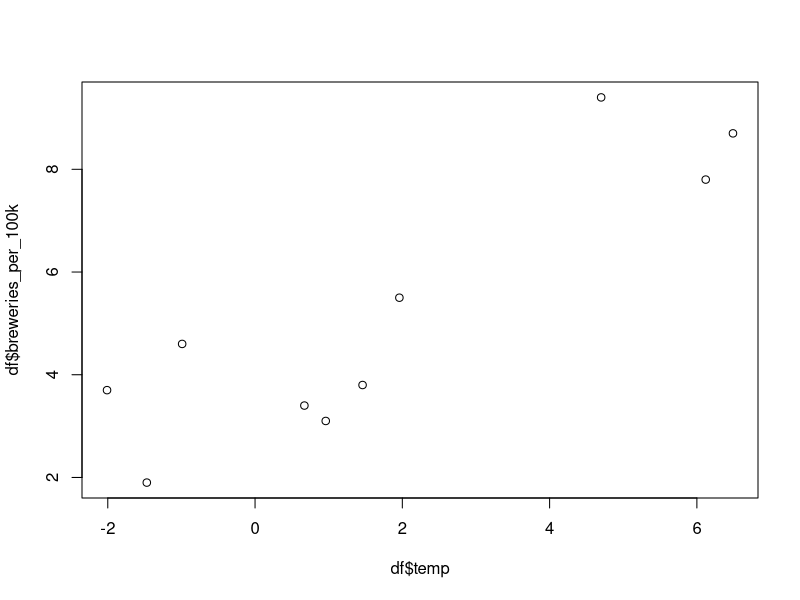
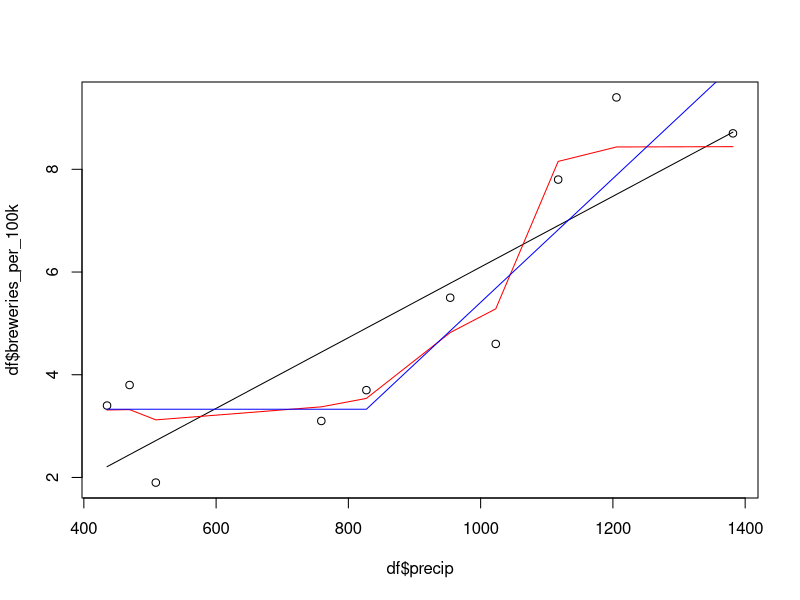

Source code (R) for these figures, in order:
#install.packages("earth")
#install.packages("randomForest")

#load the data
df <- read.csv("canada_beer.csv")

head(df)

plot(df$temp, df$breweries_per_100k); cor(df$temp, df$breweries_per_100k)
plot(df$precip, df$breweries_per_100k); cor(df$precip, df$breweries_per_100k)

#fit a linear model between precipitation and breweries per 100k
lm_mod <- lm(formula = breweries_per_100k ~ precip, data = df)
#predict the x values on the plot using the model
df$lm <- predict(lm_mod, df)
i <- order(df$precip)
lines(df$precip[i], df$lm[i])

lm_mod

#fit a random forest
library(randomForest)
rf_mod <- randomForest(formula = breweries_per_100k ~ precip, data = df)
#predict the x values on the plot using the model
df$rf <- predict(rf_mod, df)
lines(df$precip[i], df$rf[i], col = 'red')

#fit a MARS model
library(earth)
mars_mod <- earth(formula = breweries_per_100k ~ precip, data = df)
#predict the x values on the plot using the model
df$mars <- predict(mars_mod, df)
lines(df$precip[i], df$mars[i], col = 'blue')

#predict how many breweries there would be in a city with 1000mm of precipitation
predict(lm_mod, data.frame(precip = 1000))
predict(rf_mod, data.frame(precip = 1000))
predict(mars_mod, data.frame(precip = 1000))

#fit models with both temperature and precipitation
lm_mod <- lm(formula = breweries_per_100k ~ temp + precip, data = df)
rf_mod <- randomForest(formula = breweries_per_100k ~ temp + precip, data = df)
mars_mod <- earth(formula = breweries_per_100k ~ temp + precip, data = df)

#predict how many breweries there would be in a city with 1000mm of precipitation and 5 degrees
predict(lm_mod, data.frame(temp = 5, precip = 1000))
predict(rf_mod, data.frame(temp = 5, precip = 1000))
predict(mars_mod, data.frame(temp = 5, precip = 1000))
